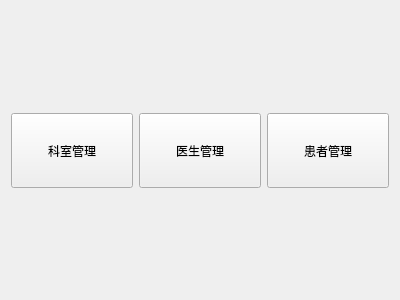
<?xml version="1.0" encoding="UTF-8"?>
<ui version="4.0">
 <class>WelcomView</class>
 <widget class="QWidget" name="WelcomView">
  <property name="geometry">
   <rect>
    <x>0</x>
    <y>0</y>
    <width>400</width>
    <height>300</height>
   </rect>
  </property>
  <property name="minimumSize">
   <size>
    <width>200</width>
    <height>200</height>
   </size>
  </property>
  <property name="windowTitle">
   <string>欢迎</string>
  </property>
  <layout class="QVBoxLayout" name="verticalLayout">
   <item>
    <spacer name="verticalSpacer">
     <property name="orientation">
      <enum>Qt::Orientation::Vertical</enum>
     </property>
     <property name="sizeHint" stdset="0">
      <size>
       <width>20</width>
       <height>99</height>
      </size>
     </property>
    </spacer>
   </item>
   <item>
    <layout class="QHBoxLayout" name="horizontalLayout">
     <item>
      <widget class="QPushButton" name="pushButton">
       <property name="minimumSize">
        <size>
         <width>20</width>
         <height>75</height>
        </size>
       </property>
       <property name="sizeIncrement">
        <size>
         <width>200</width>
         <height>200</height>
        </size>
       </property>
       <property name="baseSize">
        <size>
         <width>200</width>
         <height>20000</height>
        </size>
       </property>
       <property name="text">
        <string>科室管理</string>
       </property>
      </widget>
     </item>
     <item>
      <widget class="QPushButton" name="btDoctor">
       <property name="minimumSize">
        <size>
         <width>0</width>
         <height>75</height>
        </size>
       </property>
       <property name="text">
        <string>医生管理</string>
       </property>
      </widget>
     </item>
     <item>
      <widget class="QPushButton" name="btPatient">
       <property name="minimumSize">
        <size>
         <width>0</width>
         <height>75</height>
        </size>
       </property>
       <property name="text">
        <string>患者管理</string>
       </property>
      </widget>
     </item>
    </layout>
   </item>
   <item>
    <spacer name="verticalSpacer_2">
     <property name="orientation">
      <enum>Qt::Orientation::Vertical</enum>
     </property>
     <property name="sizeHint" stdset="0">
      <size>
       <width>20</width>
       <height>98</height>
      </size>
     </property>
    </spacer>
   </item>
  </layout>
 </widget>
 <resources/>
 <connections/>
</ui>
